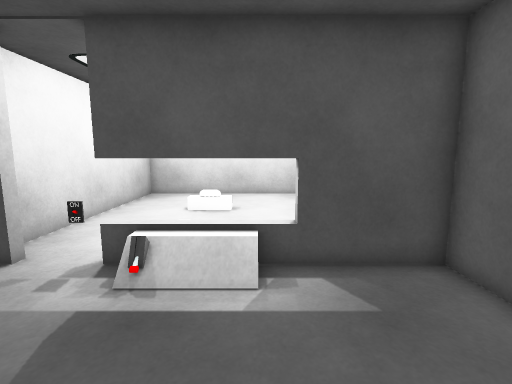
View 1 (above)

12 first-person views from a walk through a Unity game level. The camera is 1.3 m above the floor, tilts 8° down and sees 85° across. Doors are open. The floor is counted in squares, 0.5 m on a side. Each view is taken from the middle of a square. On the plan, view 1 faces up. The plan holds only what a view shows up to about 19 squares ahead; the rest is blank. The place goes on beyond the plan. Surface patterns are stand-ins for the level's own textures.

View 2
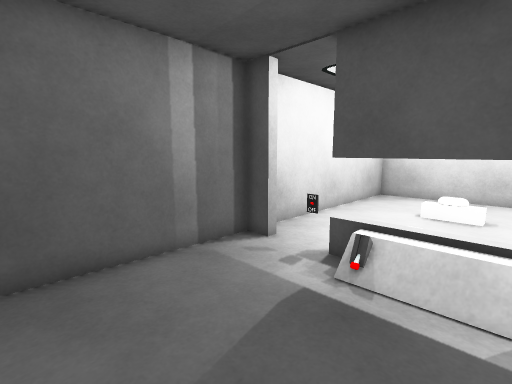

View 3
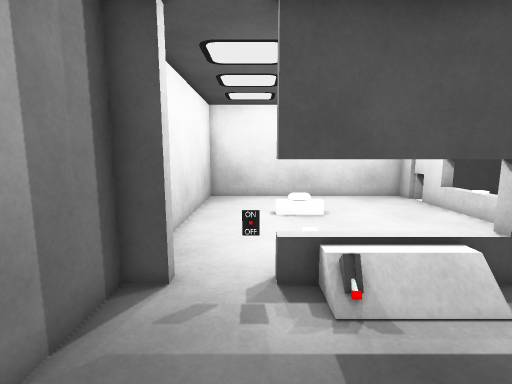

View 4
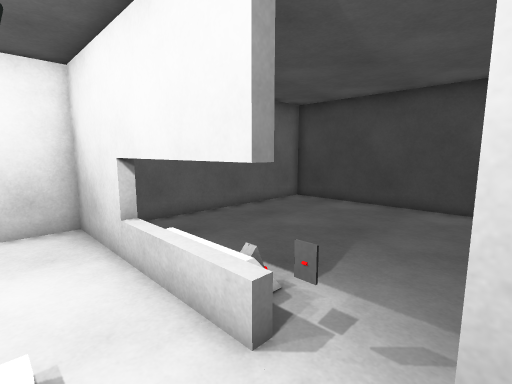

View 5
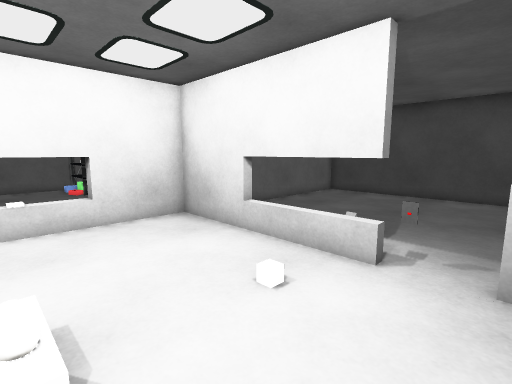

View 6
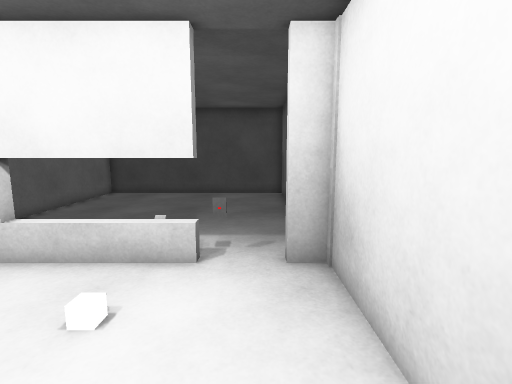

View 7
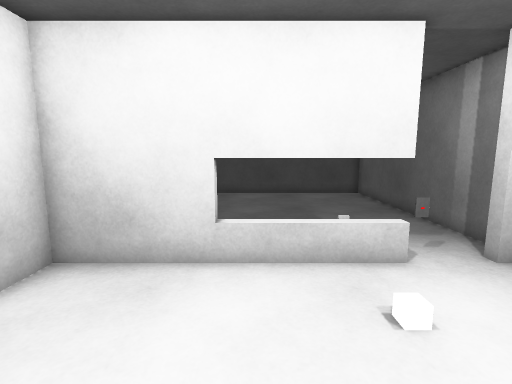

View 8
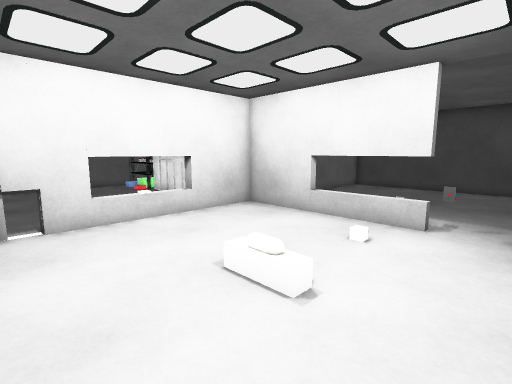

View 9
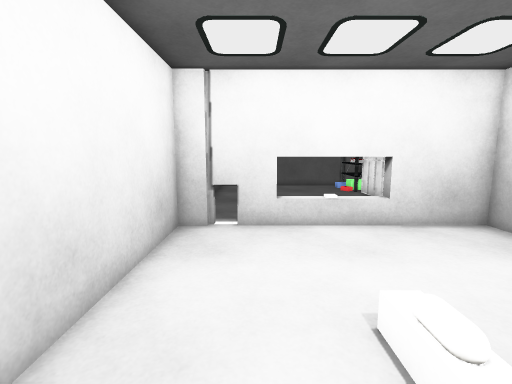

View 10
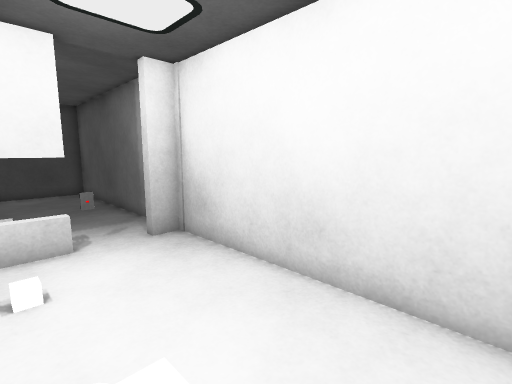

View 11
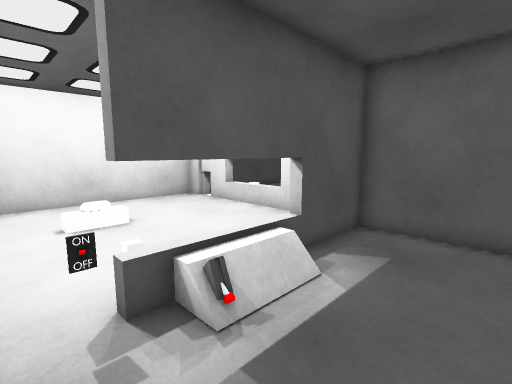

View 12
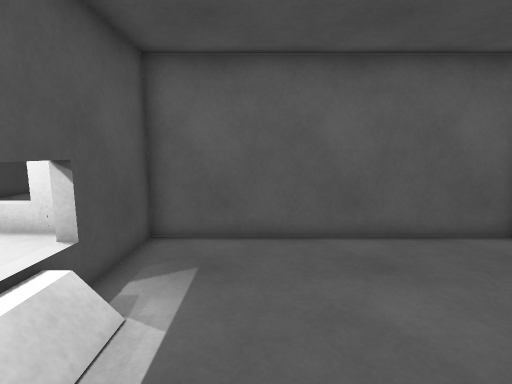

### Floor plan
Key: @ floor where view 1 was taken; # wall or solid block; . floor; D open door; T thing the floor can be seen under or through; O other object.
Columns run from 7 left of view 1 to 5 right of it. Each row starts with its distance up from view 1.
 18 #############
 17 #...........#
 16 #...........#
 15 #...........#
 14 #...........#
 13 #...OO......#
 12 #...........#
 11 #...........#
 10 #...........#
  9 #...........#
  8 #...........#
  7 #DDDTTTTTT###
  6 #DDOTTTTTT###
  5 #..........#
  4 #..........#
  3 #..........#
  2 #..........#
  1 #..........#
  0 #......@...#
 -1 #..........#
 -2 #..........#
 -3 #..........#
 -4 #..........#
 -5 ############

Where each view was taken, in squares from view 1:
view 1: 0 up, 0 right, facing up
view 2: 0 up, 0 right, facing up-left
view 3: 1 up, 4 left, facing up
view 4: 9 up, 6 left, facing down-right
view 5: 13 up, 6 left, facing down-right
view 6: 13 up, 5 left, facing down
view 7: 13 up, 0 right, facing down
view 8: 17 up, 6 left, facing down-right
view 9: 15 up, 5 left, facing right
view 10: 15 up, 2 left, facing down-left
view 11: 2 up, 5 left, facing up-right
view 12: 3 up, 4 left, facing right
